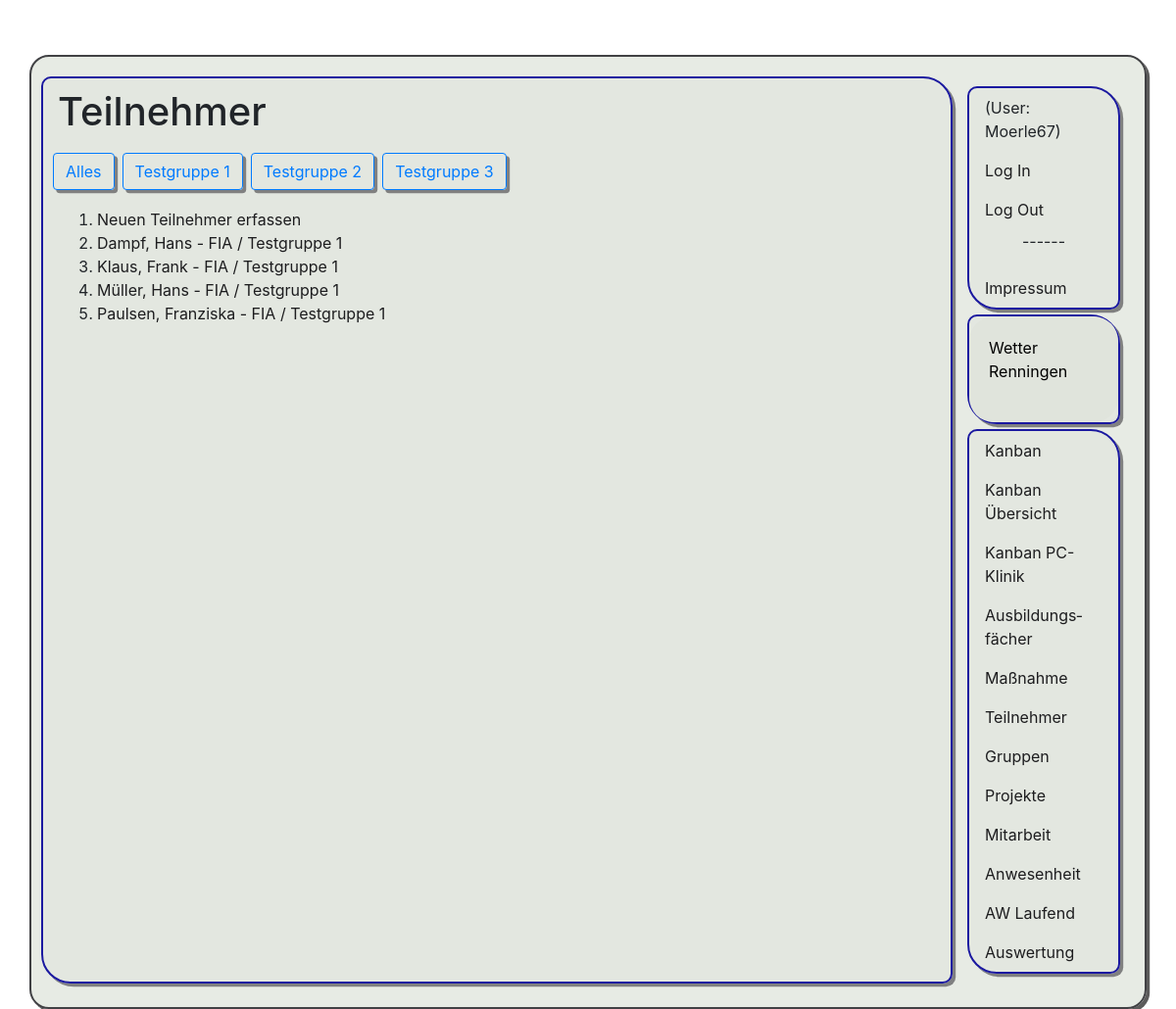
The app's page /pr1/tn/ (signed in), older data.
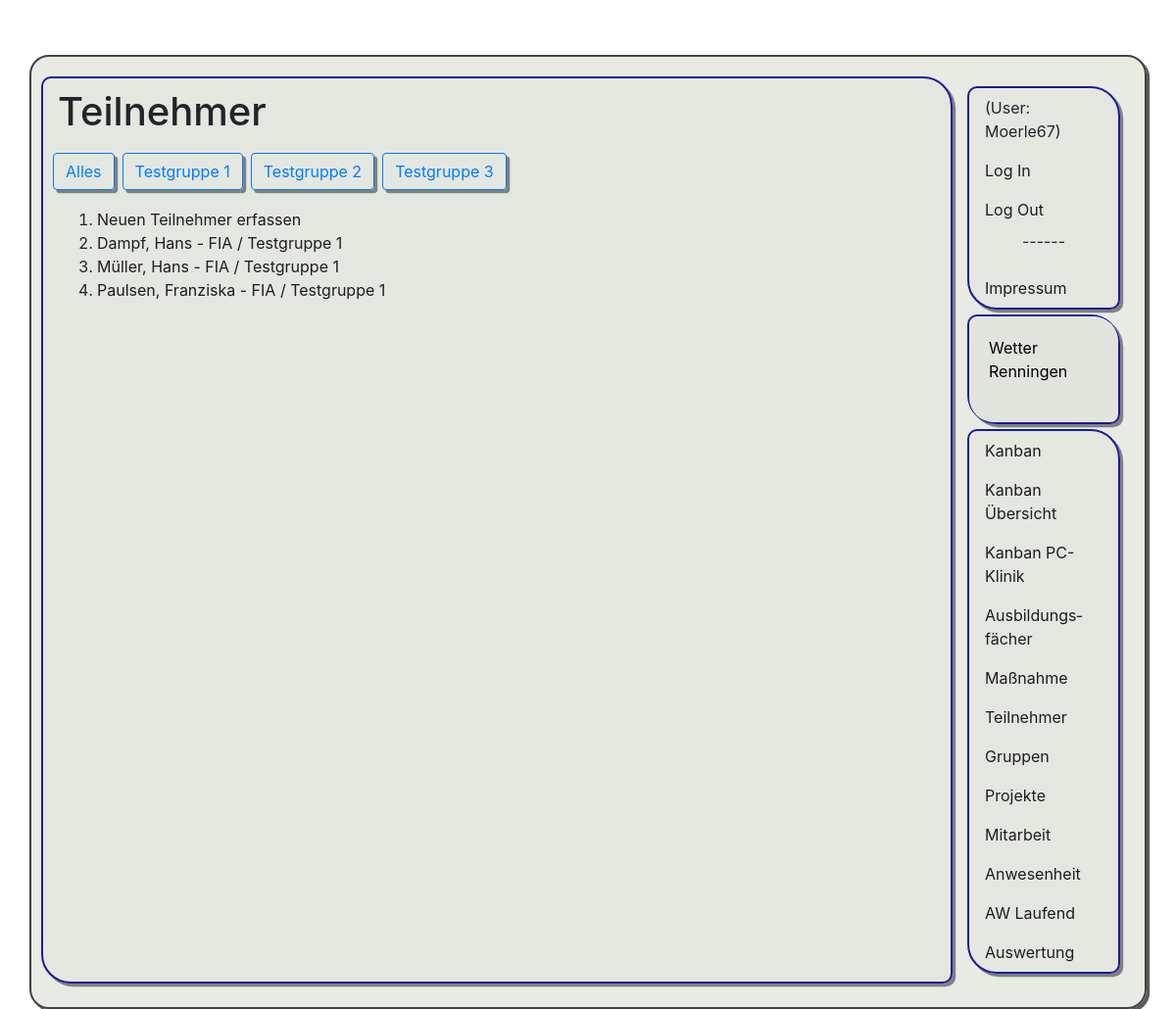
The same page, newer data.
### app1/models.py (models this page shows, shortened)
class Gruppe(models.Model):
    name = models.CharField(max_length=50)
    aktiv = models.BooleanField(default=True)
    raum = models.ForeignKey(Raum, on_delete=models.CASCADE, null=True, blank=True)
    sprecher = models.ForeignKey('Teilnehmer', verbose_name="Gruppensprecher", on_delete=models.CASCADE, null=True, blank=True, related_name="Gruppensprecher")
    def __str__(self):
        if self.sprecher != None:
            return f"{self.name} ({self.sprecher.name}, {self.sprecher.vorname})"
        else:
            return f"{self.name}"
    class Meta:
        ordering = ['name']
        verbose_name_plural = "Gruppen"

class Teilnehmer(models.Model):
    name = models.CharField(max_length=50)
    vorname = models.CharField(max_length=50)
    ausbildung = models.ForeignKey(Ausbildung, on_delete=models.CASCADE)
    gruppe = models.ForeignKey(Gruppe, on_delete=models.CASCADE, null=True)
    aktiv = models.BooleanField(default=True)
    email = models.CharField(max_length=255, blank=True)
    mobil = models.CharField(max_length=255, blank=True)
    def __str__(self):
        return self.name+", "+self.vorname+" - "+self.ausbildung.slug+" / "+str(self.gruppe)
    class Meta:
        ordering = ['name']
        verbose_name_plural = "Teilnehmer"

class Ausbildung(models.Model):
    name = models.CharField(max_length=50)
    slug = models.CharField(max_length=10, unique=True)
    aktiv = models.BooleanField(default=True)
    class Meta:
        ordering = ['slug']
        verbose_name_plural = "Ausbildungen"

### app1/views.py (the view)
# urls.py: path('tn/', views.tnAllg, name="tn"),
@permission_required('app1.view_teilnehmer')
def tnAllg(request):
    gruppe = Gruppe.objects.filter(aktiv=True).order_by("name")
    test = Teilnehmer.objects.filter(aktiv=True).order_by("name")
    return render(request, 'app1/list_tn.html', {'liste': test, 'gruppe': gruppe,
                                                 'gruppe_id': -1, })

### app1/templates/app1/list_tn.html
﻿{% extends 'app1/base.html' %}
{% block h1 %}
Teilnehmer
{% endblock h1 %}
{% block content %}
{% if gruppe %}
    <div class="row">
        <a href="/pr1/tn/" class="BereichBtn"> <button type="button" class="btn btn-outline-primary">Alles</button> </a>
        {% for item in gruppe %}
            <a href="/pr1/tn/lst/{{item.id}}" class="BereichBtn"> <button type="button" class="btn btn-outline-primary" {% if gruppe_id == item.id %} disabled {% endif%}>{{item.name}}</button> </a>
        {% endfor %}
    </div>
{% endif %}
<ol>
    <li><a href="/pr1/tn/neu">Neuen Teilnehmer erfassen</a></li>
    {% for zeile in liste %}
        <li><a href="/pr1/tn/{{zeile.id}}"> {{ zeile }}</a></li>
    {% endfor %}
</ol>
{% endblock content %}

Row changes from the older to the newer data that the page shows:
no longer on this page (row edited): Teilnehmer: name+vorname+ausbildung "Klaus, Frank - FIA / Testgruppe 1"
